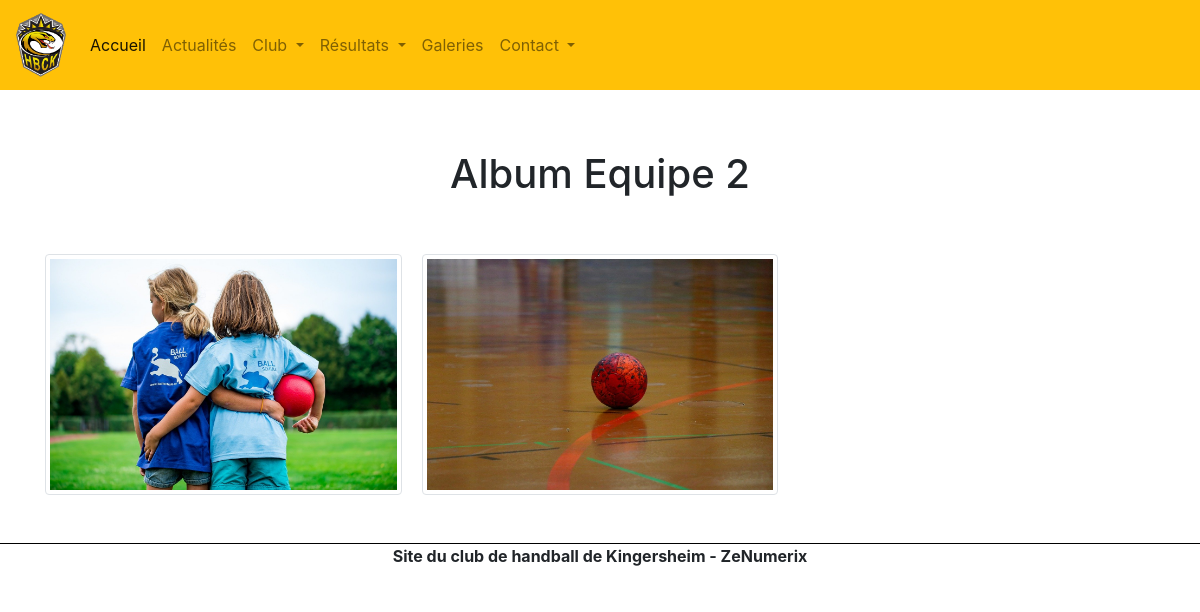
The app's page /src/body/galerie-album.php?idalb=2 with its own data.
### tables this page shows
CREATE TABLE `album` (
  `alb_id` int(11) NOT NULL,
  `alb_libelle` varchar(50) NOT NULL,
  `alb_created_at` datetime DEFAULT NULL,
  `alb_updated_at` datetime DEFAULT NULL,
  `alb_deleted_at` datetime DEFAULT NULL
);

CREATE TABLE `photo` (
  `pho_id` int(11) NOT NULL,
  `pho_nom` varchar(255) NOT NULL,
  `pho_album_id` int(255) NOT NULL,
  `pho_created_at` datetime NOT NULL,
  `pho_updated_at` datetime DEFAULT NULL,
  `pho_deleted_at` datetime DEFAULT NULL
);

### src/class/AffichageGalerie.php (called while the page is built, shortened)
<?php
class AffichageGalerie
{
    public function getPhotosDUnAblum($db,$idalb){
            $sql_alb_ac = "SELECT
                            `pho_id`,
                            `pho_nom`,
                            `pho_album_id`,
                            `alb_libelle`
                        FROM
                            photo
                                INNER JOIN `album`
                                    ON photo.pho_album_id=album.alb_id
                        WHERE
                            `alb_deleted_at` IS NULL
                            AND
                            `pho_deleted_at`IS NULL
                            AND
                            `pho_album_id`=$idalb
                        ";
            $rs_alb_ac = $db->query($sql_alb_ac);
            return $rs_alb_ac;
        }
        public function nomAlbumById($db,$idalb){
            $sql_alb_ac = "SELECT
                                `alb_id`,
                                `alb_libelle`
                            FROM
                                `album`
                            WHERE
                                `alb_deleted_at` IS NULL
                                AND
                                `alb_id`=$idalb
                        ";
            $rs_alb_ac = $db->query($sql_alb_ac);
            return $rs_alb_ac;
        }
}

### src/body/galerie-album.php (the view, shortened to what this page needs)
<?php
include('../includes/head.php');
include('../includes/header.php');
require_once '../class/AffichageGalerie.php';
$o_pdo = new Database();
$o_conn = $o_pdo->makeConnect();
$o_alb = new AffichageGalerie();
$photos = $o_alb->getPhotosDUnAblum($o_conn,$_GET['idalb']);
$pho = $photos->fetchall();
$a_alb = new AffichageGalerie();
$album = $a_alb->nomAlbumById($o_conn,$_GET['idalb']);
$cetAlbum = $album->fetchall();
?>
	<div class="row justify-content-center">
    	<h1>Album <?php echo $cetAlbum[0]["alb_libelle"]?></h1>
	</div>
	<br/><br/>
	<div class="container container-home">
	    <div class="row justify-content-center">
			<div class="card-columns col-md-12">
				<?php foreach ($pho as $p){ ?>
			  	<img class="img-thumbnail" src="../../resources/galerie/<?php echo $p["pho_nom"] ?>" alt="Card image cap">
    			<?php } ?>
    		</div>
		</div>
	</div>
<?php
include('../includes/footer.php');
?>

### src/css/style.css (style rules this page uses)
.container-home { margin-bottom: 3rem; }

### records on screen
album: alb_libelle "Equipe 2"
photo: pho_nom (picture)
photo: pho_nom (picture)
